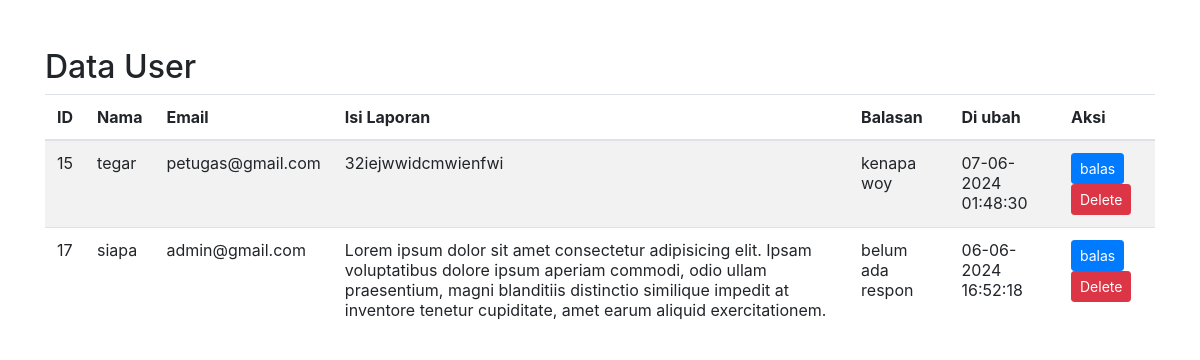
The app's page /admin.php with its own data.
### tables this page shows
CREATE TABLE `users` (
  `id` int(11) NOT NULL,
  `name` varchar(50) NOT NULL,
  `email` varchar(100) NOT NULL,
  `alamat` varchar(255) NOT NULL,
  `noTelepon` varchar(250) NOT NULL,
  `isiLaporan` text NOT NULL,
  `updated_at` timestamp NOT NULL DEFAULT current_timestamp() ON UPDATE current_timestamp(),
  `balasan` text NOT NULL
);

### admin.php (the view)
<?php
include('./template/head.php');
?>
<?php
include('config.php');
?>
<div class="container py-5">
    <h2>Data User</h2>
    <table class="table table-striped">
        <thead>
            <tr>
                <th>ID</th>
                <th>Nama</th>
                <th>Email</th>
                <th>Isi Laporan</th>
                <th>Balasan</th>
                <th>Di ubah</th>
                <th>Aksi</th>
            </tr>
        </thead>
        <tbody>
            <?php
            $query = "SELECT * FROM users";
            $result = mysqli_query($db, $query);
            while ($user = mysqli_fetch_assoc($result)) { ?>
                <tr>
                    <td><?= $user['id'] ?></td>
                    <td><?= $user['name'] ?></td>
                    <td><?= $user['email'] ?></td>
                    <td><?= $user['isiLaporan'] ?></td>
                    <td><?php if (empty($user['balasan'])) { ?>
                            belum ada respon
                        <?php } else { ?>
                            <?= $user['balasan'] ?>
                        <?php } ?></td>
                    <td><?= date('d-m-Y H:i:s', strtotime($user['updated_at'])) ?></td>
                    <td>
                        <a href="update_admin.php?id=<?= $user['id'] ?>" class="btn btn-sm btn-primary">balas</a>
                        <a href="delete_user.php?id=<?= $user['id'] ?>" class="btn btn-sm btn-danger">Delete</a>
                    </td>
                </tr>
            <?php } ?>
        </tbody>
    </table>
</div>
<?php
include('./template/foot.php');
?>

### template/head.php (shortened to what this page needs)
<html lang="en">
<head>
    <link rel="stylesheet" href="https://maxcdn.bootstrapcdn.com/bootstrap/4.0.0/css/bootstrap.min.css">
</head>

### template/foot.php
</body>
</html>

### records on screen
users: id "15", name "tegar", email "petugas@gmail.com", isiLaporan "32iejwwidcmwienfwi", balasan "kenapa woy", updated_at "07-06-2024 01:48:30"
users: id "17", name "siapa", email "admin@gmail.com", isiLaporan "Lorem ipsum dolor sit amet consectetur adipisicing elit. Ipsam voluptatibus dolore ipsum aperiam commodi, odio ullam praesentium, magni blanditiis distinctio similique impedit at inventore tenetur cupiditate, amet earum aliquid exercitationem.", balasan "belum ada respon", updated_at "06-06-2024 16:52:18"
